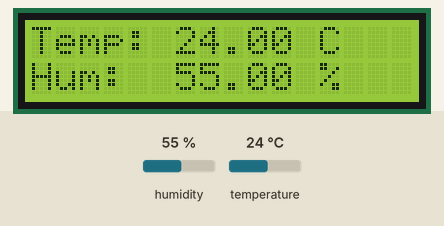
The sketch below on a simulated Arduino Uno, built with avr-gcc and run on an emulated ATmega328P. Parts: 16×2 character LCD. The inputs (shaded band) are chosen by the test bench; at power-on: humidity 55 %, temperature 24 °C.

Above: at 3.2 s.
3.3 s: humidity set to 22 %
At 4.6 s:
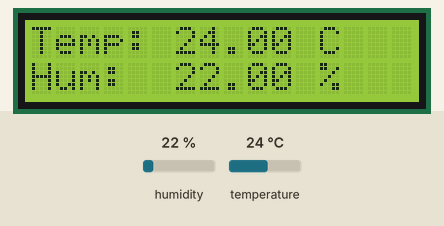
6.0 s: temperature set to 12 °C
At 6.8 s:
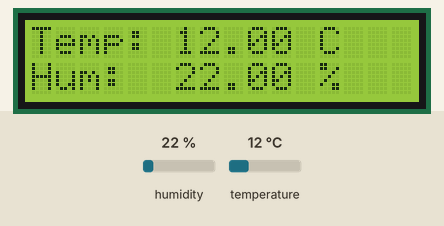
8.7 s: humidity set to 40 %
At 11.3 s:
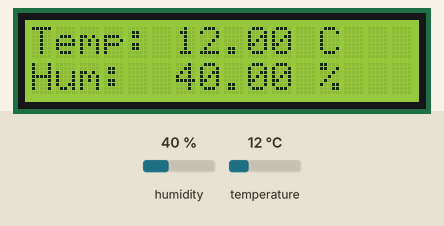
11.8 s: temperature set to 19 °C
At 13.6 s:
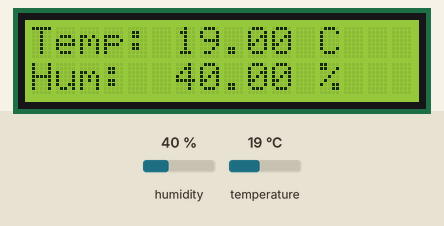
Timing chart, 0 to 15.1 s (numbered marks = the images above; inputs shaded):
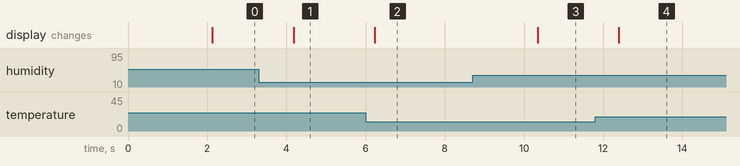

The sketch:

TP_TempLCD.ino
```cpp
#include <Wire.h>
#include <LiquidCrystal_I2C.h>
#include <Adafruit_Sensor.h>
#include <DHT.h>
#include <DHT_U.h>

LiquidCrystal_I2C lcd(0x27, 16, 2);

#define DHTPIN 15
#define DHTTYPE DHT11
DHT dht(DHTPIN, DHTTYPE);

void setup() {
  Serial.begin(115200);
  lcd.begin();
  lcd.backlight();

  dht.begin();

  lcd.setCursor(0, 0);
  lcd.print("Initializing...");
  delay(2000);
}

void loop() {
  float temp = dht.readTemperature();
  float hum = dht.readHumidity();

  if (isnan(temp) || isnan(hum)) {
    lcd.clear();
    lcd.setCursor(0, 0);
    lcd.print("Sensor error!");
    return;
  }

  lcd.clear();
  lcd.setCursor(0, 0);
  lcd.print("Temp: ");
  lcd.print(temp);
  lcd.print(" C");

  lcd.setCursor(0, 1);
  lcd.print("Hum:  ");
  lcd.print(hum);
  lcd.print(" %");

  delay(2000);
}
```

Measured:
- after the input at 3.3 s, the display: changes after 0.88 s (image 1)
- after the input at 6.0 s, the display: changes after 0.24 s (image 2)
- after the input at 8.7 s, the display: changes after 1.6 s (image 3)
- after the input at 11.8 s, the display: changes after 0.59 s (image 4)
